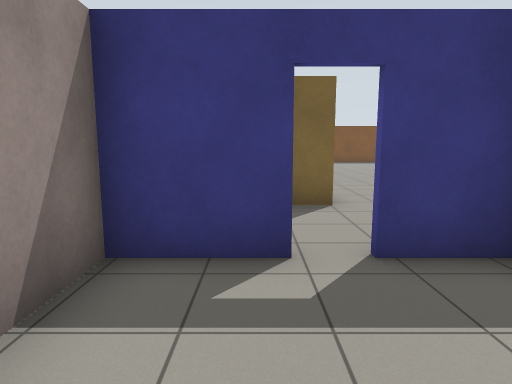
[1] (above)

24 first-person views from a walk through a Gazebo world. The camera is 1.2 m above the floor, tilts 8° down and sees 75° across. The floor is counted in squares, 1 m on a side. Each view is taken from the middle of a square. On the plan, view 1 faces up. The plan holds only what a view shows up to about 13 squares ahead; the rest is blank. Simple patterns stand in for the simulator's built-in surfaces.

[2]
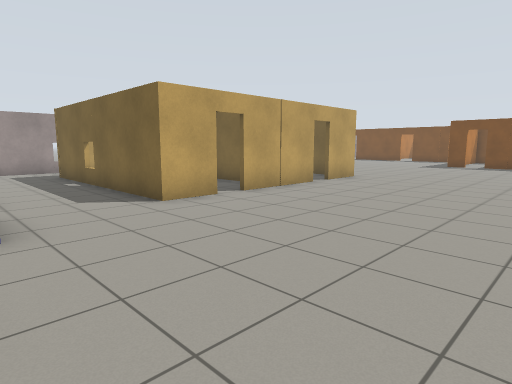

[3]
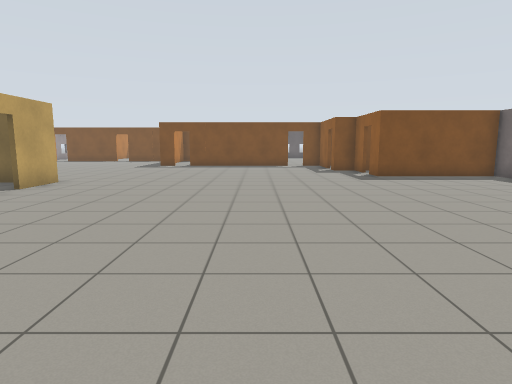

[4]
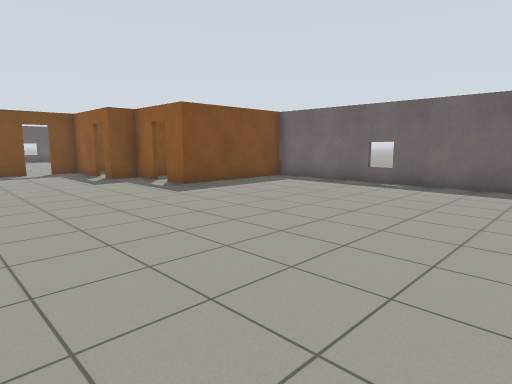

[5]
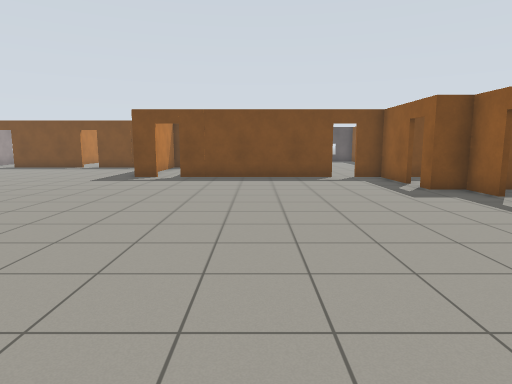

[6]
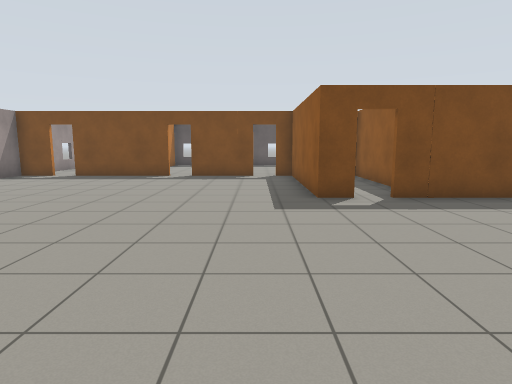

[7]
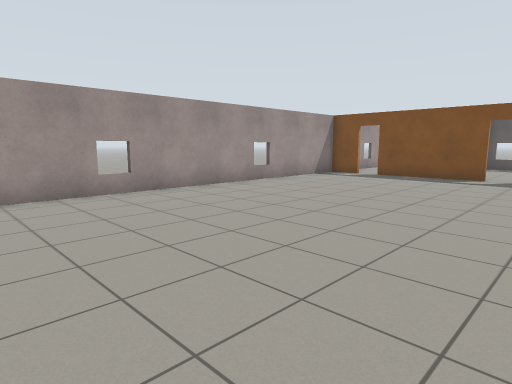

[8]
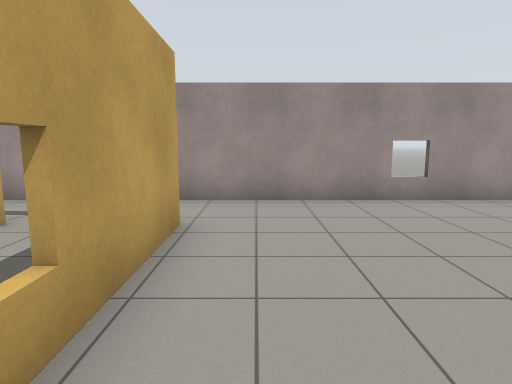

[9]
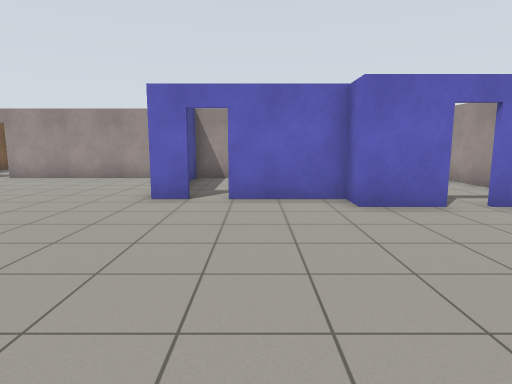

[10]
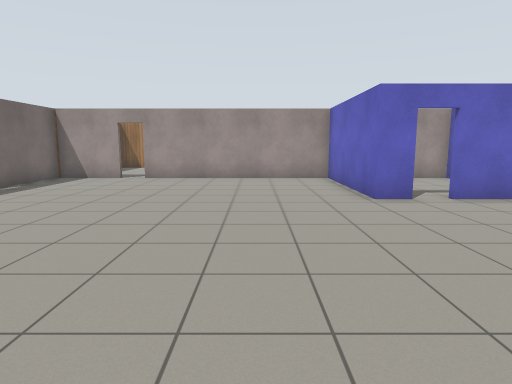

[11]
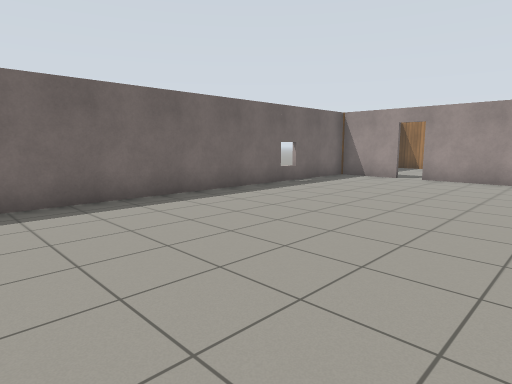

[12]
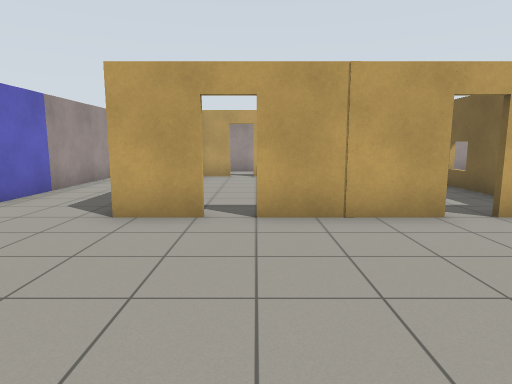

[13]
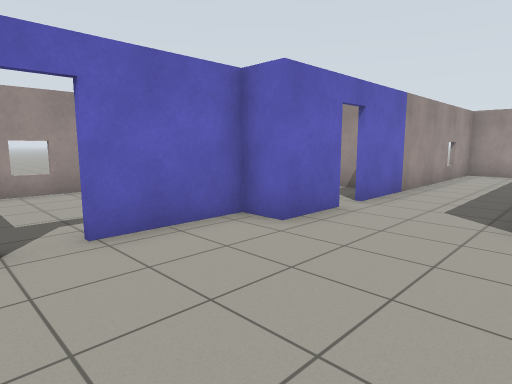

[14]
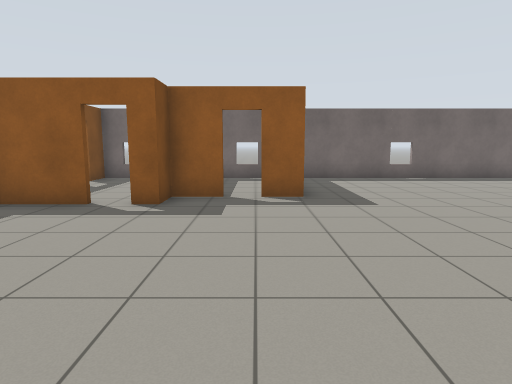

[15]
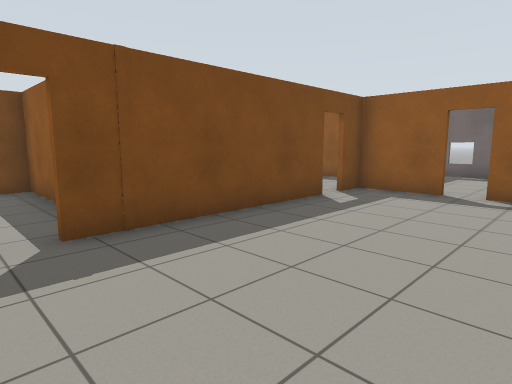

[16]
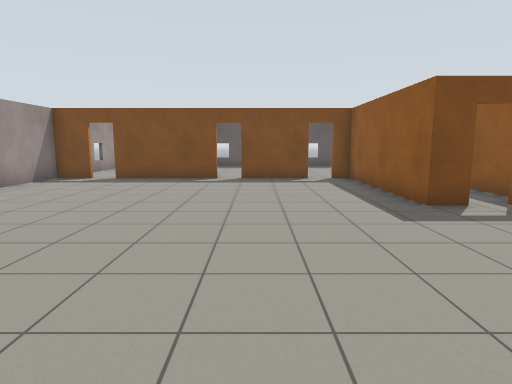

[17]
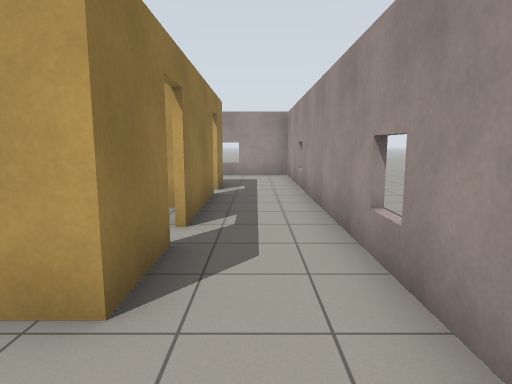

[18]
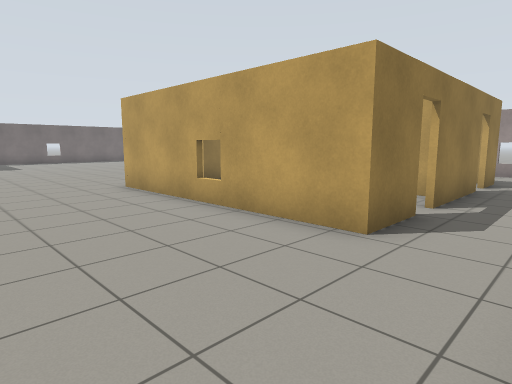

[19]
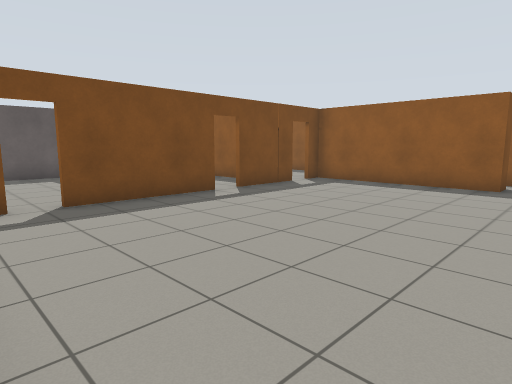

[20]
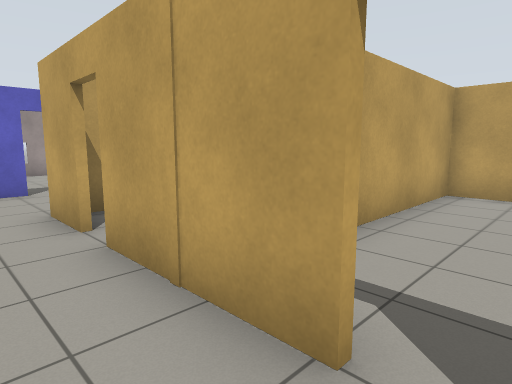

[21]
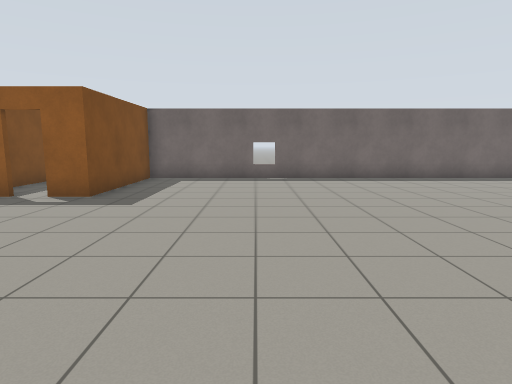

[22]
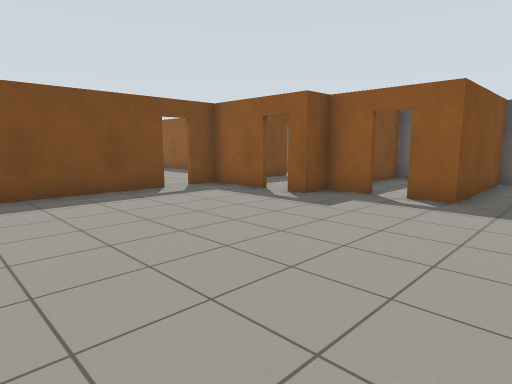

[23]
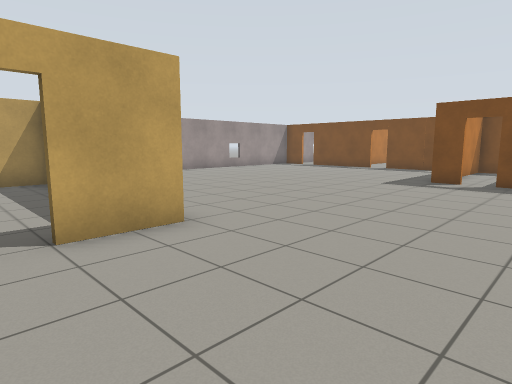

[24]
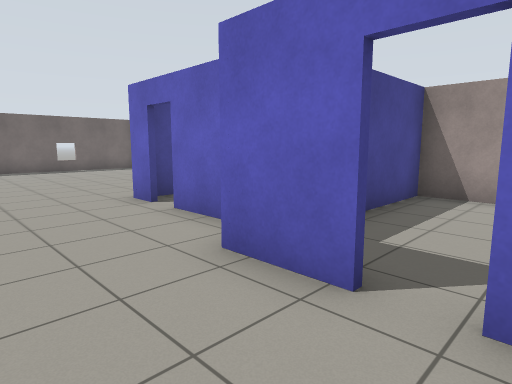

### Floor plan
Points are (right, up) in squares from view 1. A wall is a line through its corners. A room is listed if a view was taken in it or the views show most of it. See-through windows are left out.
Room 1 (view 1)
walls: (-0.5, -2.3) (3, -2.3); (0.5, 3.4) (-1.6, 3.4) (-1.6, -1.5); (2.8, -2.4) (2.8, 0.4); (2.8, 3.4) (1.3, 3.4)
ways out: open door at (1, 3.5) to room 2
Room 2 (views 2, 3, 4, 5, 6, 7, 8, 9, 10, 11, 12, 13, 14, 15, 16, 17, 18, 19, 20, 21, 22, 23, 24)
walls: (1.5, 12.2) (1.5, 9); (1.5, 8.1) (1.5, 6.6) (-6, 6.6) (-6, 8); (12.7, 18.7) (12.7, 20) (11.7, 20) (11.7, 20.6); (1.3, 3.6) (3, 3.6) (3, 2.6) (5.6, 2.6); (6.5, 2.6) (7.3, 2.6) (7.3, -2.3); (3.4, 23.6) (2.4, 23.6) (2.4, 29.1); (11.7, 21.4) (11.7, 23.6) (10.8, 23.6); (-6, 13) (-6, 14.8) (1.5, 14.9) (1.5, 13); (9.9, 23.6) (4.1, 23.6); (-6, 8.9) (-6, 12.3); (17.3, 16.9) (12.7, 16.9) (12.7, 17.9); (6.9, -2.3) (14.1, -2.3); (1, 29.1) (-1.6, 29.1); (-2.4, 29.1) (-6.1, 29.1); (14.9, -2.3) (17.3, -2.3) (17.3, 17); (-7, 29.1) (-8.3, 29.1) (-8.3, 3.6) (0.5, 3.6)
ways out: open door at (1, 3.5) to room 1; open door at (-6, 12.5) to room 3; open door at (1.5, 12.5) to room 3; open door at (12, 21) to room 4; open door at (6, 2.5) to room 5; open door at (13, 18.5) to room 6; open door at (3.5, 24) to room 7; open door at (-6.5, 29); open door at (-6, 8.5); open door at (-2, 29); open door at (1.5, 8.5); open door at (1.5, 29); open door at (10.5, 24); open door at (14.5, -2)
Room 3 (no view inside)
walls: (-5.8, 12) (-5.8, 10.6) (-1.5, 10.6); (-5.8, 14.8) (-5.8, 13.5); (0.2, 14.7) (-2.9, 14.7); (1.3, 11.4) (1.3, 12.2)
ways out: open door at (-6, 12.5) to room 2; open door at (1.5, 12.5) to room 2
Room 4 (no view inside)
walls: (15.1, 23.6) (12.9, 23.6); (17.3, 21.5) (17.3, 23.6) (16.1, 23.6)
ways out: open door at (12, 21) to room 2; open door at (16, 24)
Room 5 (no view inside)
walls: (3, -2.3) (6.9, -2.3); (7.2, -2.3) (7.2, -0.9)
ways out: open door at (6, 2.5) to room 2
Room 6 (no view inside)
walls: (17.3, 17) (17.3, 20) (13.5, 20)
ways out: open door at (13, 18.5) to room 2
Room 7 (no view inside)
walls: (2.6, 27.2) (2.6, 26.6); (4.9, 24.6) (4.9, 29.1) (4.3, 29.1)
ways out: open door at (3.5, 24) to room 2

Where each view was taken, in squares from view 1:
view 1: 0 up, 0 right, facing up
view 2: 3 up, 8 right, facing up-left
view 3: 4 up, 8 right, facing up
view 4: 8 up, 7 right, facing up-right
view 5: 11 up, 7 right, facing up
view 6: 16 up, 1 right, facing up
view 7: 16 up, 0 right, facing up-left
view 8: 16 up, 1 left, facing left
view 9: 10 up, 5 right, facing down
view 10: 10 up, 10 right, facing down
view 11: 10 up, 10 right, facing down-right
view 12: 9 up, 7 right, facing left
view 13: 7 up, 7 right, facing down-left
view 14: 18 up, 5 right, facing right
view 15: 19 up, 3 right, facing up-right
view 16: 17 up, 1 left, facing up
view 17: 17 up, 7 left, facing down
view 18: 19 up, 8 left, facing down-right
view 19: 22 up, 8 left, facing up-right
view 20: 13 up, 3 right, facing down-left
view 21: 13 up, 5 right, facing right
view 22: 15 up, 5 right, facing up-right
view 23: 12 up, 6 right, facing up-left
view 24: 6 up, 0 right, facing down-right
